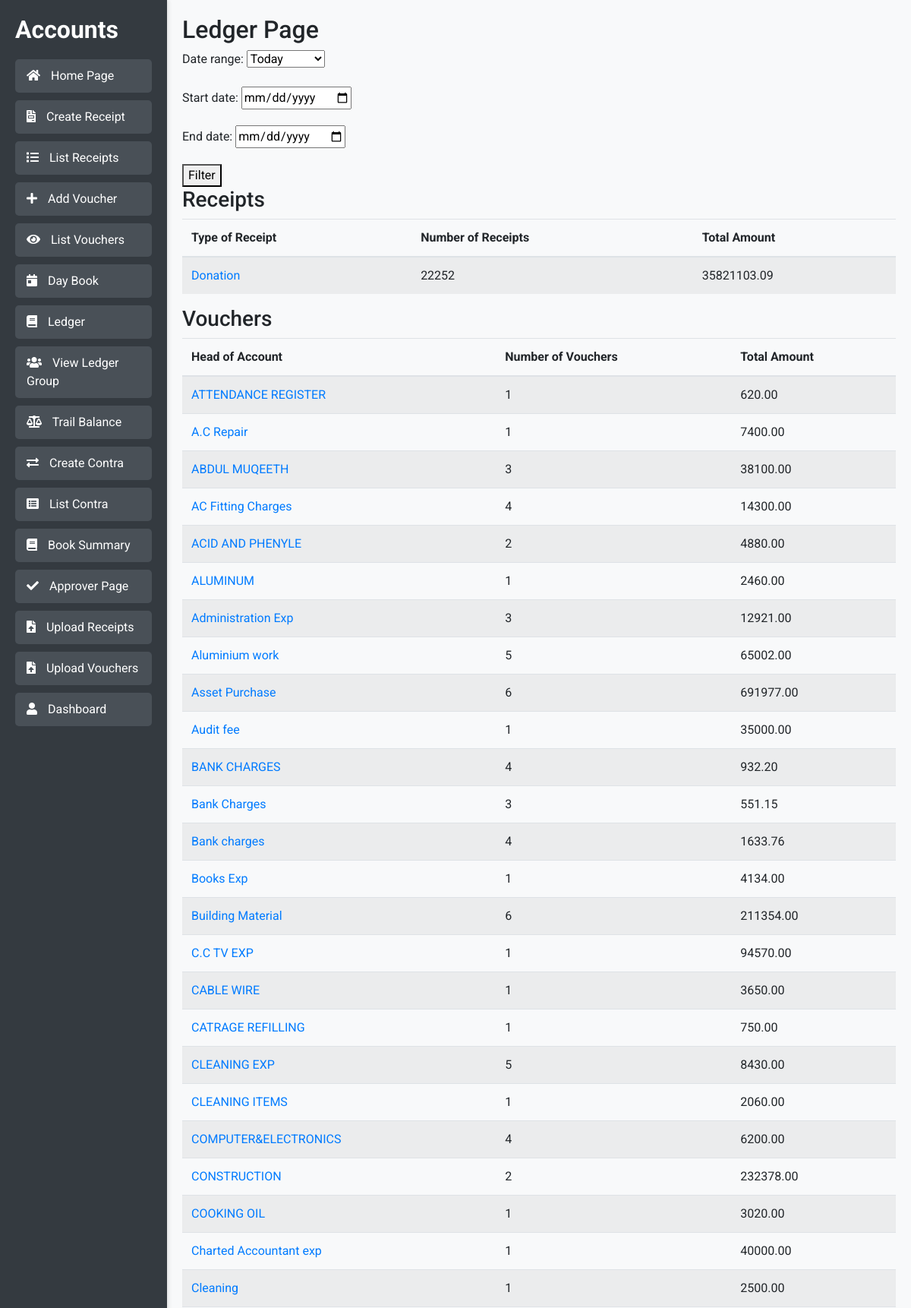
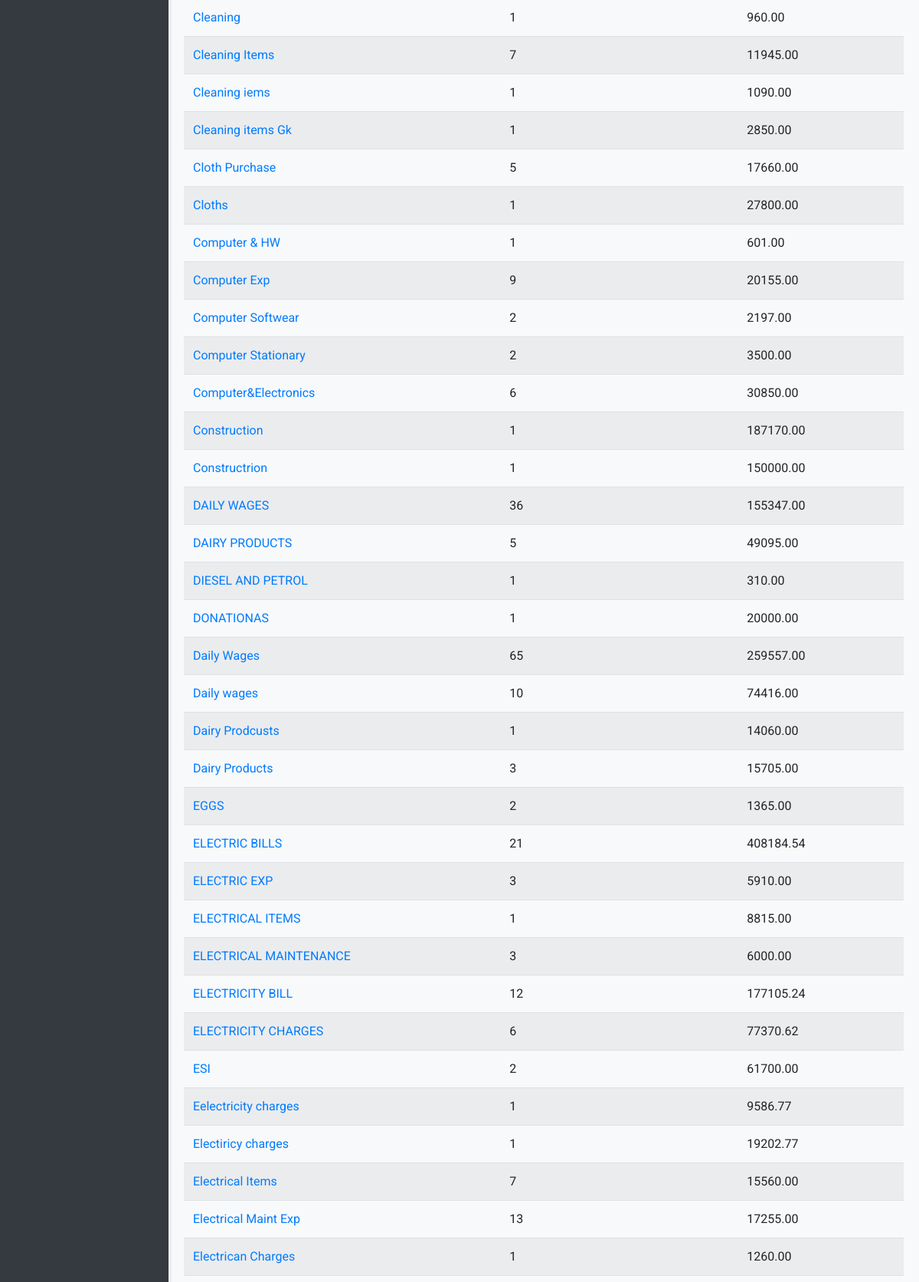
Screenshot of /ledger_page_details/ (signed in, upper part) with the database file from the repository (2 pictures, top to bottom).
### accounts/models.py (models this page shows, shortened)
class Voucher(models.Model):
    VOUCHER_STATUS_CHOICES = [
        ('waiting', 'Waiting for Approval'),
        ('approved', 'Approved'),
        ('rejected', 'Rejected'),
    ]
    PAYMENT_MODE_CHOICES = [
        ('cash', 'Cash'),
        ('bank_transfer', 'Bank Transfer'),
        ('cheque', 'Cheque'),
    ]
    voucher_no = models.CharField(max_length=50, unique=True)
    paid_to = models.CharField(max_length=100)
    on_account_of = models.TextField()
    head_of_account = models.ForeignKey(HeadOfAccount, on_delete=models.CASCADE)
    mode_of_payment = models.CharField(max_length=20, choices=PAYMENT_MODE_CHOICES, default='cash')
    transaction_id = models.CharField(max_length=100, blank=True, null=True)
    amount = models.DecimalField(max_digits=10, decimal_places=2, validators=[MinValueValidator(0)])
    amount_in_words = models.CharField(max_length=255, blank=True)
    voucher_date = models.DateField(default=timezone.now)
    created_date = models.DateTimeField(auto_now_add=True)
    created_by = models.ForeignKey(User, related_name='created_vouchers', on_delete=models.CASCADE)
    received_by = models.CharField(max_length=100, blank=True, null=True)
    approved_by = models.ForeignKey(User, related_name='approved_vouchers', on_delete=models.SET_NULL, null=True, blank=True)
    status = models.CharField(max_length=20, choices=VOUCHER_STATUS_CHOICES, default='waiting')
    rejection_reason = models.TextField(blank=True, null=True)
    edited = models.BooleanField(default=False)
    financial_year = models.CharField(max_length=9, default='2024-25')  # Update default as needed
    sequence_number = models.PositiveIntegerField(default=1)  # Set default to 1
    class Meta:
        unique_together = ('financial_year', 'sequence_number', 'mode_of_payment')

### accounts/views.py (the view)
# urls.py: path('ledger_page_details/', ledger_page_details, name='ledger_page_details'),
@login_required
def ledger_page_details(request):
    date_form = DateRangeForm(request.GET or None)
    start_date = request.GET.get('start_date')
    end_date = request.GET.get('end_date')
    receipts_query = Receipt.objects.all()
    vouchers_query = Voucher.objects.all()
    if start_date and end_date:
        receipts_query = receipts_query.filter(receipt_date__range=[start_date, end_date])
        vouchers_query = vouchers_query.filter(voucher_date__range=[start_date, end_date])
    total_receipts_amount = receipts_query.aggregate(Sum('amount'))['amount__sum'] or 1  # Avoid division by zero
    total_vouchers_amount = vouchers_query.aggregate(Sum('amount'))['amount__sum'] or 1
    receipt_summary = receipts_query.values('type_of_receipt').annotate(
        count=Count('id'),
        total_amount=Sum('amount'),
        percentage=Sum('amount') * 100 / total_receipts_amount
    )
    voucher_summary = vouchers_query.values('head_of_account__name').annotate(
        count=Count('id'),
        total_amount=Sum('amount'),
        percentage=Sum('amount') * 100 / total_vouchers_amount
    )
    context = {
        'date_form': date_form,
        'receipt_summary': receipt_summary,
        'voucher_summary': voucher_summary,
    }
    return render(request, 'ledger_page_details.html', context)

### accounts/forms.py (shortened to what this page needs)
class DateRangeForm(forms.Form):
    start_date = forms.DateField(widget=forms.DateInput(attrs={'type': 'date'}), required=False)
    end_date = forms.DateField(widget=forms.DateInput(attrs={'type': 'date'}), required=False)
    date_range = forms.ChoiceField(choices=DATE_RANGE_CHOICES, required=False, initial='today')

### accounts/templates/ledger_page_details.html
{% extends 'base.html' %}
{% block content %}
<h2>Ledger Page</h2>
<form method="get">
    {{ date_form.as_p }}
    <button type="submit">Filter</button>
</form>
<h3>Receipts</h3>
<table class="table table-striped">
    <thead>
        <tr>
            <th>Type of Receipt</th>
            <th>Number of Receipts</th>
            <th>Total Amount</th>
        </tr>
    </thead>
    <tbody>
        {% for receipt in receipt_summary %}
        <tr>
            <td><a href="{% url 'receipt_detail' receipt.type_of_receipt %}">{{ receipt.type_of_receipt }}</a></td>
            <td>{{ receipt.count }}</td>
            <td>{{ receipt.total_amount|floatformat:2 }}</td>
        </tr>
        {% empty %}
        <tr>
            <td colspan="3">No receipts found.</td>
        </tr>
        {% endfor %}
    </tbody>
</table>
<h3>Vouchers</h3>
<table class="table table-striped">
    <thead>
        <tr>
            <th>Head of Account</th>
            <th>Number of Vouchers</th>
            <th>Total Amount</th>
        </tr>
    </thead>
    <tbody>
        {% for voucher in voucher_summary %}
        <tr>
            <td><a href="{% url 'voucher_detail' voucher.head_of_account__name %}">{{ voucher.head_of_account__name }}</a></td>
            <td>{{ voucher.count }}</td>
            <td>{{ voucher.total_amount|floatformat:2 }}</td>
        </tr>
        {% empty %}
        <tr>
            <td colspan="3">No vouchers found.</td>
        </tr>
        {% endfor %}
    </tbody>
</table>
{% endblock %}

### accounts/templates/base.html (style rules this page uses)
body { background: #f8f9fa; font-family: 'Roboto', sans-serif; }

### rows the page displays
Voucher: head_of_account__name "Audit fee", count "1", total_amount "35000.00"

### other values shown
{{ receipt.type_of_receipt }} "Donation"
{{ receipt.count }} "22252"
{{ receipt.total_amount|floatformat:2 }} "35821103.09"
{{ voucher.head_of_account__name }} "ATTENDANCE REGISTER" "A.C Repair" "ABDUL MUQEETH" "AC Fitting Charges" "ACID AND PHENYLE" "ALUMINUM" "Administration Exp" "Aluminium work" "Asset Purchase" "BANK CHARGES" "Bank Charges" "Bank charges" "Books Exp" "Building Material" "C.C TV EXP" "CABLE WIRE" "CATRAGE REFILLING" "CLEANING EXP" "CLEANING ITEMS" "COMPUTER&ELECTRONICS" "CONSTRUCTION" "COOKING OIL" "Charted Accountant exp" "Cleaning" "Cleaning" "Cleaning Items" "Cleaning iems" "Cleaning items Gk" "Cloth Purchase" "Cloths" "Computer & HW" "Computer Exp" "Computer Softwear" "Computer Stationary" "Computer&Electronics" "Construction" "Constructrion" "DAILY WAGES" "DAIRY PRODUCTS" "DIESEL AND PETROL" "DONATIONAS" "Daily Wages" "Daily wages" "Dairy Prodcusts" "Dairy Products" "EGGS" "ELECTRIC BILLS" "ELECTRIC EXP" "ELECTRICAL ITEMS" "ELECTRICAL MAINTENANCE" "ELECTRICITY BILL" "ELECTRICITY CHARGES" "ESI" "Eelectricity charges" "Electiricy charges" "Electrical Items" "Electrical Maint Exp" "Electrican Charges"
{{ voucher.count }} "1" "1" "3" "4" "2" "1" "3" "5" "6" "4" "3" "4" "1" "6" "1" "1" "1" "5" "1" "4" "2" "1" "1" "1" "1" "7" "1" "1" "5" "1" "1" "9" "2" "2" "6" "1" "1" "36" "5" "1" "1" "65" "10" "1" "3" "2" "21" "3" "1" "3" "12" "6" "2" "1" "1" "7" "13" "1"
{{ voucher.total_amount|floatformat:2 }} "620.00" "7400.00" "38100.00" "14300.00" "4880.00" "2460.00" "12921.00" "65002.00" "691977.00" "932.20" "551.15" "1633.76" "4134.00" "211354.00" "94570.00" "3650.00" "750.00" "8430.00" "2060.00" "6200.00" "232378.00" "3020.00" "40000.00" "2500.00" "960.00" "11945.00" "1090.00" "2850.00" "17660.00" "27800.00" "601.00" "20155.00" "2197.00" "3500.00" "30850.00" "187170.00" "150000.00" "155347.00" "49095.00" "310.00" "20000.00" "259557.00" "74416.00" "14060.00" "15705.00" "1365.00" "408184.54" "5910.00" "8815.00" "6000.00" "177105.24" "77370.62" "61700.00" "9586.77" "19202.77" "15560.00" "17255.00" "1260.00"
